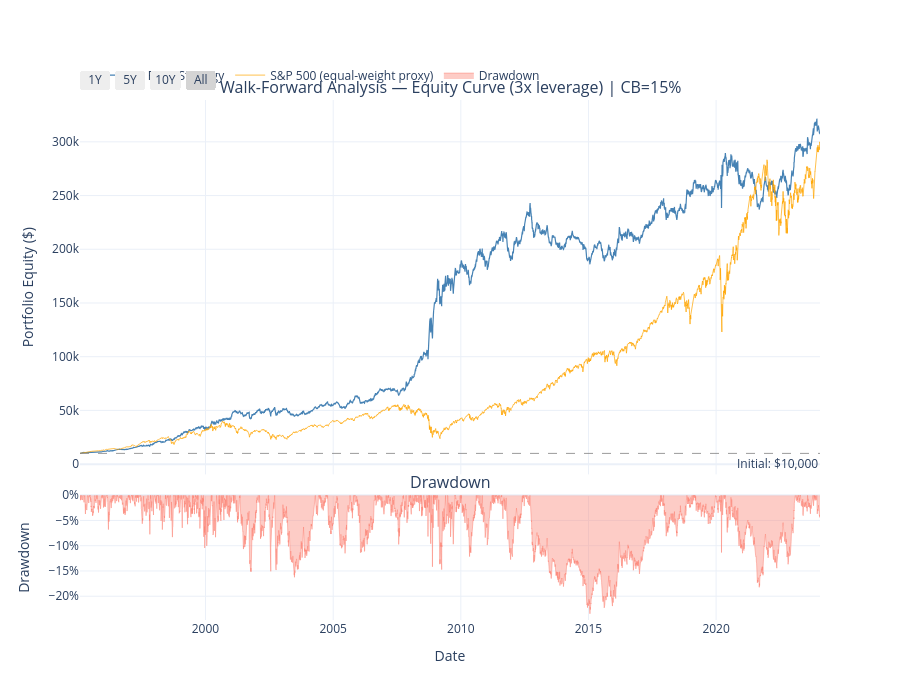

Notebook code for this chart:
### Markdown cell above
## WFA Equity Curve & Comparison with Buy-and-Hold

The real test: does our strategy beat simply holding the S&P 500?

### Code cell
import plotly.graph_objects as go
from plotly.subplots import make_subplots
from typing import cast

import pandas as pd

from pairs_eda import RollingPhase2Config, RollingPhase2Input, RollingPhase2Output

_wfa_result_obj = globals().get("wfa_result")
_wfa_input_obj = globals().get("wfa_input")
_wfa_config_obj = globals().get("wfa_config")
if _wfa_result_obj is None or _wfa_input_obj is None or _wfa_config_obj is None:
    raise RuntimeError("Run cell 74 first — wfa_result/wfa_input/wfa_config must be defined.")

wfa_result = cast(RollingPhase2Output, _wfa_result_obj)
wfa_input = cast(RollingPhase2Input, _wfa_input_obj)
wfa_config = cast(RollingPhase2Config, _wfa_config_obj)

# --- S&P 500 benchmark (buy & hold, same initial capital) ---
_eq_idx = cast(pd.DatetimeIndex, wfa_result.daily_equity.index)
_sp500_bench = sp500_daily_prices.mean(axis=1).loc[_eq_idx[0]:_eq_idx[-1]]
_sp500_bench = _sp500_bench / _sp500_bench.iloc[0] * wfa_input.initial_capital

# --- Drawdown series ---
running_max = wfa_result.daily_equity.cummax()
drawdown = wfa_result.daily_equity / running_max - 1.0

sp500_max = _sp500_bench.cummax()
sp500_dd = _sp500_bench / sp500_max - 1.0

# --- Build title ---
leverage_label = f" ({wfa_config.leverage:.0f}x leverage)" if wfa_config.leverage > 1.0 else ""
cb_label = f" | CB={wfa_config.circuit_breaker_pct:.0%}" if wfa_config.circuit_breaker_pct > 0 else ""
title = f"Walk-Forward Analysis — Equity Curve{leverage_label}{cb_label}"

fig = make_subplots(
    rows=2, cols=1, shared_xaxes=True,
    row_heights=[0.75, 0.25], vertical_spacing=0.04,
    subplot_titles=[title, "Drawdown"],
)

fig.add_trace(go.Scatter(
    x=wfa_result.daily_equity.index, y=wfa_result.daily_equity.values,
    name="WFA Pairs Strategy", line=dict(color="steelblue", width=1.2),
), row=1, col=1)

fig.add_trace(go.Scatter(
    x=_sp500_bench.index, y=_sp500_bench.values,
    name="S&P 500 (equal-weight proxy)", line=dict(color="orange", width=1.0),
    opacity=0.7,
), row=1, col=1)

fig.add_hline(
    y=wfa_input.initial_capital, line_dash="dash", line_color="gray", line_width=0.8,
    annotation_text=f"Initial: ${wfa_input.initial_capital:,.0f}",
    annotation_position="bottom right", row=1, col=1,
)

fig.add_trace(go.Scatter(
    x=drawdown.index, y=drawdown.values,
    name="Pairs DD", fill="tozeroy",
    line=dict(color="steelblue", width=0.8), fillcolor="rgba(70,130,180,0.3)",
    hovertemplate="%{x|%Y-%m-%d}<br>Pairs DD: %{y:.1%}<extra></extra>",
), row=2, col=1)

fig.add_trace(go.Scatter(
    x=sp500_dd.index, y=sp500_dd.values,
    name="S&P 500 DD",
    line=dict(color="orange", width=0.8, dash="dot"),
    hovertemplate="%{x|%Y-%m-%d}<br>S&P DD: %{y:.1%}<extra></extra>",
), row=2, col=1)

fig.update_yaxes(title_text="Portfolio Equity ($)", row=1, col=1)
fig.update_yaxes(title_text="Drawdown", tickformat=".0%", row=2, col=1)
fig.update_xaxes(title_text="Date", row=2, col=1)

fig.update_layout(
    height=700, template="plotly_white",
    legend=dict(orientation="h", yanchor="bottom", y=1.02, xanchor="left", x=0),
    hovermode="x unified",
    xaxis=dict(
        rangeselector=dict(buttons=[
            dict(count=1, label="1Y", step="year", stepmode="backward"),
            dict(count=5, label="5Y", step="year", stepmode="backward"),
            dict(count=10, label="10Y", step="year", stepmode="backward"),
            dict(step="all", label="All"),
        ]),
        rangeslider=dict(visible=False),
    ),
)

fig.show()

# --- Monthly returns summary ---
monthly = wfa_result.daily_return.resample("ME").apply(lambda x: (1 + x).prod() - 1)
_equity_index = cast(pd.DatetimeIndex, wfa_result.daily_equity.index)
_years_observed = max((_equity_index[-1] - _equity_index[0]).days / 365.25, 1.0)
annual_ret = (1 + wfa_result.summary["cumulative_return"]) ** (1 / _years_observed) - 1
print(f"\nPerformance summary:")
print(f"  Cumulative      : {wfa_result.summary['cumulative_return']:.2%}")
print(f"  Annualized      : {annual_ret:.2%}")
print(f"  Sharpe           : {wfa_result.summary['sharpe_ratio']:.2f}")
print(f"  Max drawdown     : {wfa_result.summary['max_drawdown']:.2%}")
print(f"\nMonthly return stats:")
print(f"  Mean     : {monthly.mean():.2%}")
print(f"  Median   : {monthly.median():.2%}")
print(f"  Worst    : {monthly.min():.2%}")
print(f"  Best     : {monthly.max():.2%}")
print(f"  % positive months: {(monthly > 0).mean():.0%}")

### Figure 1 — Plotly figure (JSON) as saved in the notebook; plotly's stock layout.template omitted (floating-point values rounded to 4 significant figures; data arrays with more than 128 entries replaced by an {"elided": "..."} marker saying what was removed)
{"data": [{"line": {"color": "steelblue", "width": 1.2}, "name": "WFA Pairs Strategy", "type": "scatter", "x": {"elided": "7297 str values"}, "xaxis": "x", "y": {"elided": "7297 float values"}, "yaxis": "y"}, {"line": {"color": "orange", "width": 1}, "name": "S&P 500 (equal-weight proxy)", "opacity": 0.7, "type": "scatter", "x": {"elided": "7297 str values"}, "xaxis": "x", "y": {"elided": "7297 float values"}, "yaxis": "y"}, {"fill": "tozeroy", "fillcolor": "rgba(250,128,114,0.4)", "hovertemplate": "%{x|%Y-%m-%d}<br>DD: %{y:.1%}<extra></extra>", "line": {"color": "salmon", "width": 0.5}, "name": "Drawdown", "type": "scatter", "x": {"elided": "7297 str values"}, "xaxis": "x2", "y": {"elided": "7297 float values"}, "yaxis": "y2"}], "layout": {"annotations": [{"font": {"size": 16}, "showarrow": false, "text": "Walk-Forward Analysis — Equity Curve (3x leverage) | CB=15%", "x": 0.5, "xanchor": "center", "xref": "paper", "y": 1, "yanchor": "bottom", "yref": "paper"}, {"font": {"size": 16}, "showarrow": false, "text": "Drawdown", "x": 0.5, "xanchor": "center", "xref": "paper", "y": 0.24, "yanchor": "bottom", "yref": "paper"}, {"showarrow": false, "text": "Initial: $10,000", "x": 1, "xanchor": "right", "xref": "x domain", "y": 10000, "yanchor": "top", "yref": "y"}], "height": 700, "hovermode": "x unified", "legend": {"orientation": "h", "x": 0, "xanchor": "left", "y": 1.02, "yanchor": "bottom"}, "shapes": [{"line": {"color": "gray", "dash": "dash", "width": 0.8}, "type": "line", "x0": 0, "x1": 1, "xref": "x domain", "y0": 10000, "y1": 10000, "yref": "y"}], "xaxis": {"anchor": "y", "domain": [0, 1], "matches": "x2", "rangeselector": {"buttons": [{"count": 1, "label": "1Y", "step": "year", "stepmode": "backward"}, {"count": 5, "label": "5Y", "step": "year", "stepmode": "backward"}, {"count": 10, "label": "10Y", "step": "year", "stepmode": "backward"}, {"label": "All", "step": "all"}]}, "rangeslider": {"visible": false}, "showticklabels": false}, "xaxis2": {"anchor": "y2", "domain": [0, 1], "title": {"text": "Date"}}, "yaxis": {"anchor": "x", "domain": [0.28, 1], "title": {"text": "Portfolio Equity ($)"}}, "yaxis2": {"anchor": "x2", "domain": [0, 0.24], "tickformat": ".0%", "title": {"text": "Drawdown"}}}}
